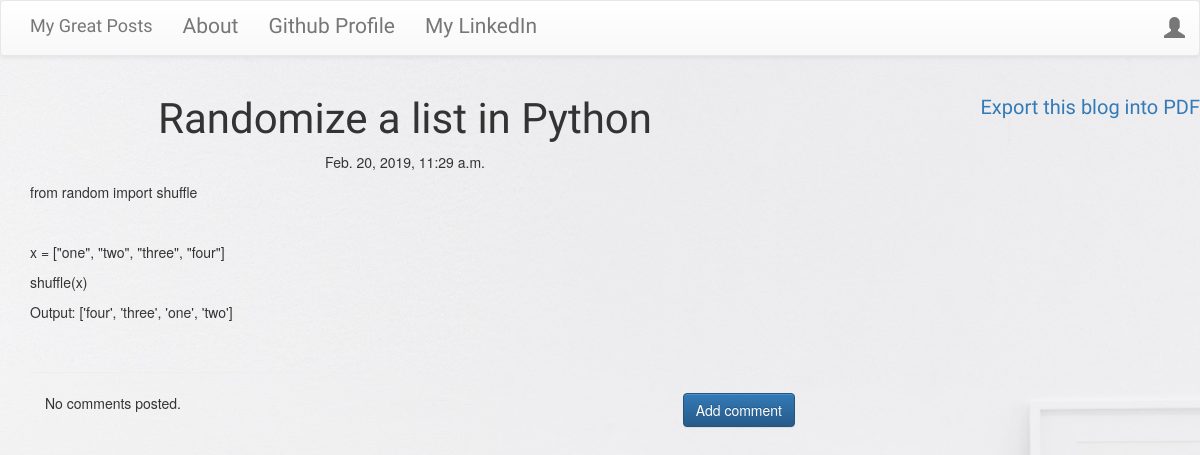
The app's page /post/16 with its own data.
### blog/models.py (models this page shows, shortened)
class Post(models.Model):
    author = models.ForeignKey('auth.User' ,on_delete=models.CASCADE)
    title = models.CharField(max_length=200)
    text = models.TextField()
    created_date = models.DateTimeField(default=timezone.now)
    published_date = models.DateTimeField(blank=True, null=True)

### blog/views.py (the view)
# urls.py: url(r'^post/(?P<pk>\d+)$', views.PostDetailView.as_view(), name='post_detail'),
class PostDetailView(DetailView):
    model = Post

### blog/templates/blog/post_detail.html (shortened to what this page needs)
{% extends 'blog/base.html' %}
{% block content %}
<div class="postdetailview">
  <h1 class='posttitle loader'>{{ post.title }}</h1>
  {% if post.published_date %}
      <div class="date postdate">
          {{ post.published_date }}
      </div>
  {% else %}
      <a class="btn btn-default" href="{% url 'post_publish' pk=post.pk %}">Publish</a>
  {% endif %}
  <p class='postcontent' >{{ post.text|safe|linebreaksbr }}</p>
  <hr>
  <a class="btn btn-primary btn-comment" href="{% url 'add_comment_to_post' pk=post.pk %}">Add comment</a>
  <div class="container">
  {% for comment in post.comments.all %}
  <br>
  {% if user.is_authenticated or comment.approved_comment %}
        {{ comment.created_date }}
        {% if not comment.approved_comment %}
            <a class="btn btn-default" href="{% url 'comment_remove' pk=comment.pk %}"><span class="glyphicon glyphicon-remove"></span></a>
            <a class="btn btn-default" href="{% url 'comment_approve' pk=comment.pk %}"><span class="glyphicon glyphicon-ok"></span></a>
        {% endif %}
    <p>{{ comment.text|safe|linebreaks }}</p>
    <p>Posted by: <strong>{{ comment.author }}</strong></p>
  {% endif %}
  {% empty %}
  <p>No comments posted.</p>
  {% endfor %}
  </div>
  {% endblock %}
  {% block export %}
  <div class="exports">
  <h1><a href="{% url 'content' pk=post.pk%}">Export this blog into PDF</a></h1>
  </div>
{% endblock %}

### blog/static/css/blog.css (style rules this page uses)
body { background: url("/static/images/background.jpg") no-repeat; background-size:100%; background-size: 1800px 900px; }
.postdetailview { background: none; background-size:100%; background-size: 1800px 900px; }
.postdate { text-align: center; }
.posttitle { font-family: 'Boogaloo', cursive; font-size: 3em; text-align: center; }
.postcontent { font-size: 1.5em; }
.btn-comment { position: absolute; right: 0px; }
div.exports { float: right; margin: auto; }
.exports h1 { font-size: 20px; font-family: 'Boogaloo', cursive; }

### records on screen
Post: title "Randomize a list in Python", published_date "Feb. 20, 2019, 11:29 a.m.", text "from random import shuffle x = [\"one\", \"two\", \"three\", \"four\"] shuffle(x) Output: ['four', 'three', 'one', 'two']"
